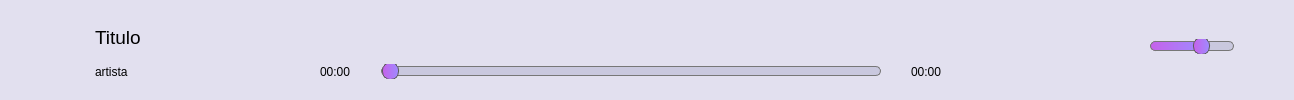
         <widget class="QFrame" name="frame">
          <property name="layoutDirection">
           <enum>Qt::LeftToRight</enum>
          </property>
          <property name="styleSheet">
           <string notr="true">QWidget {
background-color: rgb(226, 224, 239);
border-radius: 30px;
}</string>
          </property>
          <property name="frameShape">
           <enum>QFrame::StyledPanel</enum>
          </property>
          <property name="frameShadow">
           <enum>QFrame::Raised</enum>
          </property>
          <layout class="QGridLayout" name="gridLayout_12">
           <property name="leftMargin">
            <number>0</number>
           </property>
           <property name="topMargin">
            <number>0</number>
           </property>
           <property name="rightMargin">
            <number>0</number>
           </property>
           <property name="bottomMargin">
            <number>0</number>
           </property>
           <property name="spacing">
            <number>0</number>
           </property>
           <item row="0" column="0">
            <layout class="QGridLayout" name="gridLayout_11">
             <property name="leftMargin">
              <number>20</number>
             </property>
             <property name="topMargin">
              <number>5</number>
             </property>
             <property name="rightMargin">
              <number>20</number>
             </property>
             <property name="bottomMargin">
              <number>10</number>
             </property>
             <property name="horizontalSpacing">
              <number>50</number>
             </property>
             <property name="verticalSpacing">
              <number>10</number>
             </property>
             <item row="0" column="5">
              <layout class="QHBoxLayout" name="horizontalLayout_6">
               <property name="spacing">
                <number>15</number>
               </property>
               <item>
                <spacer name="horizontalSpacer_11">
                 <property name="orientation">
                  <enum>Qt::Horizontal</enum>
                 </property>
                 <property name="sizeType">
                  <enum>QSizePolicy::Minimum</enum>
                 </property>
                 <property name="sizeHint" stdset="0">
                  <size>
                   <width>20</width>
                   <height>20</height>
                  </size>
                 </property>
                </spacer>
               </item>
               <item>
                <layout class="QHBoxLayout" name="horizontalLayout_5">
                 <property name="spacing">
                  <number>6</number>
                 </property>
                 <item>
                  <widget class="QPushButton" name="show_visualizer_button">
                   <property name="minimumSize">
                    <size>
                     <width>40</width>
                     <height>40</height>
                    </size>
                   </property>
                   <property name="font">
                    <font>
                     <pointsize>9</pointsize>
                    </font>
                   </property>
                   <property name="cursor">
                    <cursorShape>PointingHandCursor</cursorShape>
                   </property>
                   <property name="styleSheet">
                    <string notr="true">QPushButton:selected {
    background-color: #9796bd; /* Color de fondo para el elemento seleccionado */
    color: black; /* Color de la letra para el elemento seleccionado */
}</string>
                   </property>
                   <property name="text">
                    <string/>
                   </property>
                   <property name="icon">
                    <iconset resource="recurses.qrc">
                     <normaloff>:/icons/icons/icons8-audio-wave-application-for-editing-and-playback-24.png</normaloff>:/icons/icons/icons8-audio-wave-application-for-editing-and-playback-24.png</iconset>
                   </property>
                   <property name="iconSize">
                    <size>
                     <width>25</width>
                     <height>25</height>
                    </size>
                   </property>
                   <property name="checkable">
                    <bool>true</bool>
                   </property>
                   <property name="autoExclusive">
                    <bool>true</bool>
                   </property>
                   <property name="autoDefault">
                    <bool>false</bool>
                   </property>
                  </widget>
                 </item>
                 <item>
                  <widget class="QPushButton" name="show_lyrics_button">
                   <property name="minimumSize">
                    <size>
                     <width>40</width>
                     <height>40</height>
                    </size>
                   </property>
                   <property name="font">
                    <font>
                     <pointsize>9</pointsize>
                    </font>
                   </property>
                   <property name="cursor">
                    <cursorShape>PointingHandCursor</cursorShape>
                   </property>
                   <property name="styleSheet">
                    <string notr="true">QPushButton:selected {
    background-color: #9796bd; /* Color de fondo para el elemento seleccionado */
    color: black; /* Color de la letra para el elemento seleccionado */
}</string>
                   </property>
                   <property name="text">
                    <string/>
                   </property>
                   <property name="icon">
                    <iconset resource="recurses.qrc">
                     <normaloff>:/icons/icons/icons8-songs-and-lyrics-on-the-music-application-24.png</normaloff>:/icons/icons/icons8-songs-and-lyrics-on-the-music-application-24.png</iconset>
                   </property>
                   <property name="iconSize">
                    <size>
                     <width>25</width>
                     <height>25</height>
                    </size>
                   </property>
                   <property name="checkable">
                    <bool>true</bool>
                   </property>
                   <property name="autoExclusive">
                    <bool>true</bool>
                   </property>
                   <property name="autoDefault">
                    <bool>false</bool>
                   </property>
                  </widget>
                 </item>
                 <item>
                  <widget class="QPushButton" name="pushButton_21">
                   <property name="minimumSize">
                    <size>
                     <width>40</width>
                     <height>40</height>
                    </size>
                   </property>
                   <property name="font">
                    <font>
                     <pointsize>9</pointsize>
                    </font>
                   </property>
                   <property name="cursor">
                    <cursorShape>PointingHandCursor</cursorShape>
                   </property>
                   <property name="text">
                    <string/>
                   </property>
                   <property name="icon">
                    <iconset resource="recurses.qrc">
                     <normaloff>:/icons/icons/icons8-sound-50.png</normaloff>
                     <normalon>:/icons/icons/icons8-no-audio-64.png</normalon>:/icons/icons/icons8-sound-50.png</iconset>
                   </property>
                   <property name="iconSize">
                    <size>
                     <width>25</width>
                     <height>25</height>
                    </size>
                   </property>
                   <property name="checkable">
                    <bool>true</bool>
                   </property>
                   <property name="autoDefault">
                    <bool>false</bool>
                   </property>
                  </widget>
                 </item>
                 <item>
                  <widget class="QSlider" name="slider_volume">
                   <property name="sizePolicy">
                    <sizepolicy hsizetype="Maximum" vsizetype="Fixed">
                     <horstretch>0</horstretch>
                     <verstretch>0</verstretch>
                    </sizepolicy>
                   </property>
                   <property name="cursor">
                    <cursorShape>PointingHandCursor</cursorShape>
                   </property>
                   <property name="styleSheet">
                    <string notr="true">QSlider::groove:horizontal {
    border: 1px solid #bbb;
    background: qlineargradient(x1: 0, y1: 0, x2: 1, y2: 0, stop: 0 #c661ea, stop: 1 rgb(179, 159, 255)); /* Gradiente horizontal */
    height: 8px;
    border-radius: 5px;
}

QSlider::handle:horizontal {
    background: qlineargradient(x1: 0, y1: 0, x2: 1, y2: 0, stop: 0 #c661ea, stop: 1 rgb(159, 139, 255)); /* Gradiente horizontal */
    border: 1px solid #5c5c5c;
    width: 15px;
    height: 15px;
    border-radius: 8px;
    margin: -5px 0; 
}

QSlider::handle:horizontal:hover {
    background: qlineargradient(x1: 0, y1: 0, x2: 1, y2: 0, stop: 0 rgb(199, 179, 255), stop: 1 rgb(179, 159, 255)); /* Color más claro al hacer hover */
}

QSlider::sub-page:horizontal {
    background: qlineargradient(x1: 0, y1: 0, x2: 1, y2: 0, stop: 0 #c661ea, stop: 1 rgb(159, 139, 255)); /* Parte llena de la ranura con gradiente */
    border: 1px solid #777;
    height: 10px;
    border-radius: 5px;
}

QSlider::add-page:horizontal {
    background: rgb(201, 200, 222); /* Parte vacía de la ranura */
    border: 1px solid #777;
    height: 10px;
    border-radius: 5px;
}
</string>
                   </property>
                   <property name="maximum">
                    <number>100</number>
                   </property>
                   <property name="value">
                    <number>65</number>
                   </property>
                   <property name="orientation">
                    <enum>Qt::Horizontal</enum>
                   </property>
                  </widget>
                 </item>
                 <item>
                  <spacer name="horizontalSpacer_19">
                   <property name="orientation">
                    <enum>Qt::Horizontal</enum>
                   </property>
                   <property name="sizeType">
                    <enum>QSizePolicy::Preferred</enum>
                   </property>
                   <property name="sizeHint" stdset="0">
                    <size>
                     <width>40</width>
                     <height>20</height>
                    </size>
                   </property>
                  </spacer>
                 </item>
                </layout>
               </item>
              </layout>
             </item>
             <item row="0" column="3">
              <layout class="QVBoxLayout" name="verticalLayout">
               <property name="spacing">
                <number>0</number>
               </property>
               <item>
                <layout class="QHBoxLayout" name="horizontalLayout_7">
                 <property name="spacing">
                  <number>40</number>
                 </property>
                 <item>
                  <spacer name="horizontalSpacer_8">
                   <property name="orientation">
                    <enum>Qt::Horizontal</enum>
                   </property>
                   <property name="sizeType">
                    <enum>QSizePolicy::Expanding</enum>
                   </property>
                   <property name="sizeHint" stdset="0">
                    <size>
                     <width>40</width>
                     <height>20</height>
                    </size>
                   </property>
                  </spacer>
                 </item>
                 <item>
                  <widget class="QPushButton" name="repeat_button">
                   <property name="minimumSize">
                    <size>
                     <width>40</width>
                     <height>40</height>
                    </size>
                   </property>
                   <property name="cursor">
                    <cursorShape>PointingHandCursor</cursorShape>
                   </property>
                   <property name="text">
                    <string/>
                   </property>
                   <property name="icon">
                    <iconset resource="recurses.qrc">
                     <normaloff>:/icons/icons/icons8-replay-100off.png</normaloff>
                     <normalon>:/icons/icons/icons8-replay-100on.png</normalon>:/icons/icons/icons8-replay-100off.png</iconset>
                   </property>
                   <property name="iconSize">
                    <size>
                     <width>30</width>
                     <height>30</height>
                    </size>
                   </property>
                   <property name="checkable">
                    <bool>true</bool>
                   </property>
                  </widget>
                 </item>
                 <item>
                  <widget class="QPushButton" name="previo_button">
                   <property name="minimumSize">
                    <size>
                     <width>40</width>
                     <height>40</height>
                    </size>
                   </property>
                   <property name="cursor">
                    <cursorShape>PointingHandCursor</cursorShape>
                   </property>
                   <property name="text">
                    <string/>
                   </property>
                   <property name="icon">
                    <iconset resource="recurses.qrc">
                     <normaloff>:/icons/icons/previo.png</normaloff>:/icons/icons/previo.png</iconset>
                   </property>
                   <property name="iconSize">
                    <size>
                     <width>40</width>
                     <height>40</height>
                    </size>
                   </property>
                   <property name="checkable">
                    <bool>true</bool>
                   </property>
                  </widget>
                 </item>
                 <item alignment="Qt::AlignHCenter">
                  <widget class="QPushButton" name="pause_button">
                   <property name="sizePolicy">
                    <sizepolicy hsizetype="Expanding" vsizetype="Fixed">
                     <horstretch>0</horstretch>
                     <verstretch>0</verstretch>
                    </sizepolicy>
                   </property>
                   <property name="minimumSize">
                    <size>
                     <width>50</width>
                     <height>50</height>
                    </size>
                   </property>
                   <property name="cursor">
                    <cursorShape>PointingHandCursor</cursorShape>
                   </property>
                   <property name="text">
                    <string/>
                   </property>
                   <property name="icon">
                    <iconset resource="recurses.qrc">
                     <normaloff>:/icons/icons/icons8-reproducir-64.png</normaloff>:/icons/icons/icons8-reproducir-64.png</iconset>
                   </property>
                   <property name="iconSize">
                    <size>
                     <width>50</width>
                     <height>50</height>
                    </size>
                   </property>
                   <property name="checkable">
                    <bool>true</bool>
                   </property>
                  </widget>
                 </item>
                 <item>
                  <widget class="QPushButton" name="next_button">
                   <property name="minimumSize">
                    <size>
                     <width>40</width>
                     <height>40</height>
                    </size>
                   </property>
                   <property name="cursor">
                    <cursorShape>PointingHandCursor</cursorShape>
                   </property>
                   <property name="text">
                    <string/>
                   </property>
                   <property name="icon">
                    <iconset resource="recurses.qrc">
                     <normaloff>:/icons/icons/next.png</normaloff>:/icons/icons/next.png</iconset>
                   </property>
                   <property name="iconSize">
                    <size>
                     <width>40</width>
                     <height>40</height>
                    </size>
                   </property>
                   <property name="checkable">
                    <bool>true</bool>
                   </property>
                  </widget>
                 </item>
                 <item>
                  <widget class="QPushButton" name="shuffle_button">
                   <property name="minimumSize">
                    <size>
                     <width>40</width>
                     <height>40</height>
                    </size>
                   </property>
                   <property name="cursor">
                    <cursorShape>PointingHandCursor</cursorShape>
                   </property>
                   <property name="text">
                    <string/>
                   </property>
                   <property name="icon">
                    <iconset resource="recurses.qrc">
                     <normaloff>:/icons/icons/icons8-shuffle-100off.png</normaloff>
                     <normalon>:/icons/icons/icons8-shuffle-100on.png</normalon>:/icons/icons/icons8-shuffle-100off.png</iconset>
                   </property>
                   <property name="iconSize">
                    <size>
                     <width>30</width>
                     <height>30</height>
                    </size>
                   </property>
                   <property name="checkable">
                    <bool>true</bool>
                   </property>
                  </widget>
                 </item>
                 <item>
                  <spacer name="horizontalSpacer_9">
                   <property name="orientation">
                    <enum>Qt::Horizontal</enum>
                   </property>
                   <property name="sizeType">
                    <enum>QSizePolicy::Expanding</enum>
                   </property>
                   <property name="sizeHint" stdset="0">
                    <size>
                     <width>40</width>
                     <height>20</height>
                    </size>
                   </property>
                  </spacer>
                 </item>
                </layout>
               </item>
               <item>
                <layout class="QHBoxLayout" name="horizontalLayout_4">
                 <property name="spacing">
                  <number>30</number>
                 </property>
                 <item>
                  <widget class="QLabel" name="label_11">
                   <property name="text">
                    <string>00:00</string>
                   </property>
                  </widget>
                 </item>
                 <item>
                  <widget class="QSlider" name="slider_song">
                   <property name="sizePolicy">
                    <sizepolicy hsizetype="Expanding" vsizetype="Fixed">
                     <horstretch>15</horstretch>
                     <verstretch>0</verstretch>
                    </sizepolicy>
                   </property>
                   <property name="minimumSize">
                    <size>
                     <width>500</width>
                     <height>0</height>
                    </size>
                   </property>
                   <property name="styleSheet">
                    <string notr="true">QSlider::groove:horizontal {
    border: 1px solid #bbb;
    background: qlineargradient(x1: 0, y1: 0, x2: 1, y2: 0, stop: 0 #c661ea, stop: 1 rgb(179, 159, 255)); /* Gradiente horizontal */
    height: 8px;
    border-radius: 5px;
}

QSlider::handle:horizontal {
    background: qlineargradient(x1: 0, y1: 0, x2: 1, y2: 0, stop: 0 #c661ea, stop: 1 rgb(159, 139, 255)); /* Gradiente horizontal */
    border: 1px solid #5c5c5c;
    width: 15px;
    height: 15px;
    border-radius: 8px;
    margin: -5px 0; 
}

QSlider::handle:horizontal:hover {
    background: qlineargradient(x1: 0, y1: 0, x2: 1, y2: 0, stop: 0 rgb(199, 179, 255), stop: 1 rgb(179, 159, 255)); /* Color más claro al hacer hover */
}

QSlider::sub-page:horizontal {
    background: qlineargradient(x1: 0, y1: 0, x2: 1, y2: 0, stop: 0 #c661ea, stop: 1 rgb(159, 139, 255)); /* Parte llena de la ranura con gradiente */
    border: 1px solid #777;
    height: 10px;
    border-radius: 5px;
}

QSlider::add-page:horizontal {
    background: rgb(201, 200, 222); /* Parte vacía de la ranura */
    border: 1px solid #777;
    height: 10px;
    border-radius: 5px;
}
</string>
                   </property>
                   <property name="maximum">
                    <number>1000</number>
                   </property>
                   <property name="orientation">
                    <enum>Qt::Horizontal</enum>
                   </property>
                  </widget>
                 </item>
                 <item>
                  <widget class="QLabel" name="label_12">
                   <property name="text">
                    <string>00:00</string>
                   </property>
                  </widget>
                 </item>
                </layout>
               </item>
              </layout>
             </item>
             <item row="0" column="0">
              <layout class="QGridLayout" name="gridLayout_10">
               <property name="sizeConstraint">
                <enum>QLayout::SetDefaultConstraint</enum>
               </property>
               <property name="horizontalSpacing">
                <number>15</number>
               </property>
               <property name="verticalSpacing">
                <number>0</number>
               </property>
               <item row="0" column="2" rowspan="2" alignment="Qt::AlignHCenter|Qt::AlignVCenter">
                <widget class="QPushButton" name="favorite_button">
                 <property name="sizePolicy">
                  <sizepolicy hsizetype="Preferred" vsizetype="Fixed">
                   <horstretch>0</horstretch>
                   <verstretch>0</verstretch>
                  </sizepolicy>
                 </property>
                 <property name="minimumSize">
                  <size>
                   <width>40</width>
                   <height>40</height>
                  </size>
                 </property>
                 <property name="cursor">
                  <cursorShape>PointingHandCursor</cursorShape>
                 </property>
                 <property name="text">
                  <string/>
                 </property>
                 <property name="icon">
                  <iconset resource="recurses.qrc">
                   <normaloff>:/icons/icons/icons8-heart-32.png</normaloff>
                   <normalon>:/icons/icons/icons8-heart-48.png</normalon>:/icons/icons/icons8-heart-32.png</iconset>
                 </property>
                 <property name="iconSize">
                  <size>
                   <width>30</width>
                   <height>30</height>
                  </size>
                 </property>
                 <property name="checkable">
                  <bool>true</bool>
                 </property>
                 <property name="autoDefault">
                  <bool>false</bool>
                 </property>
                </widget>
               </item>
               <item row="0" column="0" rowspan="2">
                <widget class="QLabel" name="label_imagen_song">
                 <property name="sizePolicy">
                  <sizepolicy hsizetype="Fixed" vsizetype="Fixed">
                   <horstretch>0</horstretch>
                   <verstretch>0</verstretch>
                  </sizepolicy>
                 </property>
                 <property name="minimumSize">
                  <size>
                   <width>60</width>
                   <height>60</height>
                  </size>
                 </property>
                 <property name="maximumSize">
                  <size>
                   <width>60</width>
                   <height>60</height>
                  </size>
                 </property>
                 <property name="text">
                  <string/>
                 </property>
                 <property name="pixmap">
                  <pixmap resource="recurses.qrc">:/icons/icons/icons8-song-100.png</pixmap>
                 </property>
                 <property name="scaledContents">
                  <bool>true</bool>
                 </property>
                 <property name="alignment">
                  <set>Qt::AlignCenter</set>
                 </property>
                </widget>
               </item>
               <item row="1" column="1" alignment="Qt::AlignBottom">
                <widget class="QLabel" name="label_artista_song">
                 <property name="sizePolicy">
                  <sizepolicy hsizetype="Minimum" vsizetype="Maximum">
                   <horstretch>0</horstretch>
                   <verstretch>0</verstretch>
                  </sizepolicy>
                 </property>
                 <property name="minimumSize">
                  <size>
                   <width>100</width>
                   <height>20</height>
                  </size>
                 </property>
                 <property name="maximumSize">
                  <size>
                   <width>100</width>
                   <height>20</height>
                  </size>
                 </property>
                 <property name="text">
                  <string>artista</string>
                 </property>
                </widget>
               </item>
               <item row="0" column="1" alignment="Qt::AlignLeft|Qt::AlignVCenter">
                <widget class="QLabel" name="label_titulo_song">
                 <property name="sizePolicy">
                  <sizepolicy hsizetype="Minimum" vsizetype="MinimumExpanding">
                   <horstretch>0</horstretch>
                   <verstretch>0</verstretch>
                  </sizepolicy>
                 </property>
                 <property name="minimumSize">
                  <size>
                   <width>100</width>
                   <height>50</height>
                  </size>
                 </property>
                 <property name="maximumSize">
                  <size>
                   <width>100</width>
                   <height>50</height>
                  </size>
                 </property>
                 <property name="font">
                  <font>
                   <pointsize>14</pointsize>
                  </font>
                 </property>
                 <property name="text">
                  <string>Titulo</string>
                 </property>
                 <property name="wordWrap">
                  <bool>false</bool>
                 </property>
                 <property name="margin">
                  <number>0</number>
                 </property>
                </widget>
               </item>
               <item row="0" column="3">
                <spacer name="horizontalSpacer_10">
                 <property name="orientation">
                  <enum>Qt::Horizontal</enum>
                 </property>
                 <property name="sizeType">
                  <enum>QSizePolicy::Minimum</enum>
                 </property>
                 <property name="sizeHint" stdset="0">
                  <size>
                   <width>20</width>
                   <height>20</height>
                  </size>
                 </property>
                </spacer>
               </item>
              </layout>
             </item>
            </layout>
           </item>
          </layout>
         </widget>
